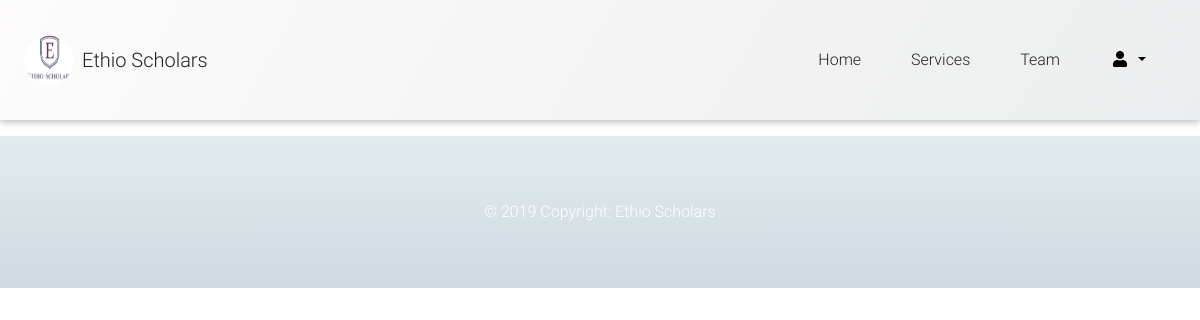
Page /MDB-Free_4.8.2/rateuser.php?id=33 on the earlier database version.
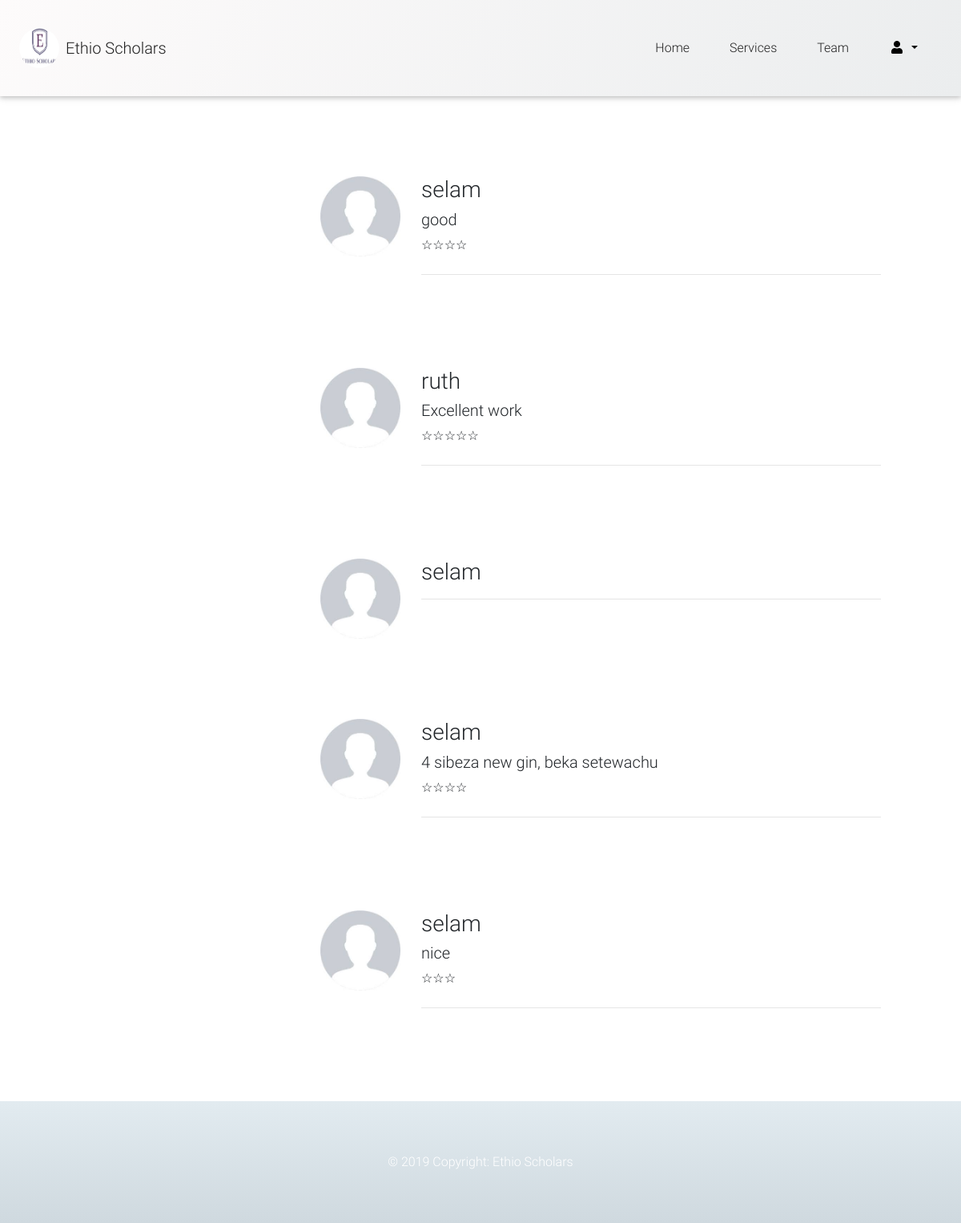
Same page on the later database version.
### tables this page shows
CREATE TABLE IF NOT EXISTS `rating` (
  `ratingid` int(11) NOT NULL AUTO_INCREMENT,
  `accId` int(10) NOT NULL,
  `paperId` int(10) NOT NULL,
  `feedback` varchar(50) NOT NULL,
  `ratingnumber` varchar(30) NOT NULL,
  `username` varchar(50) NOT NULL,
  PRIMARY KEY (`ratingid`),
  KEY `accId` (`accId`),
  KEY `paperId` (`paperId`)
);

### MDB-Free_4.8.2/rateuser.php (the view, shortened to what this page needs)
        <?php
          $active = "reserches";
           include_once './template/header.php';
        ?>
<?php
include ('../controller/db.php');
  if(isset($_GET['id'])){
 $paperId=$_GET['id'];
$sql= "SELECT * FROM rating where paperId='".$paperId."'";
$res= mysqli_query($con,$sql);
  }
?>
<?php
while ($row = mysqli_fetch_array($res)){
       $username=$row['5'];
         $feedback=$row['3'];
          $ratingnumber=$row['4'];
?>
        <?php
echo '
    <div class="media" style="margin:100px; margin-left:400px;">
     <img class="d-flex mr-3" width="100px" height="100px;"   src="images.jpg" alt="Generic placeholder image">
   <div class="media-body" style="margin-left:10px;">';
    echo '<h3> '.$username.'</h5>';
          echo '<h5>  '.$feedback.'</h5>';
          for($a=0;$a<$ratingnumber;$a++){
          echo '<label for="5">☆</label>';
      }
        echo '<hr>';
 echo' </div>
</div>
';
     }
?>
 <?php
       include_once './template/footer.php';
        ?>

### MDB-Free_4.8.2/template/header.php (shortened to what this page needs)
<!DOCTYPE html>
<html>
    <head>
         <link rel="stylesheet" href="https://use.fontawesome.com/releases/v5.8.2/css/all.css">
        <link href="css/bootstrap.min.css" rel="stylesheet">
        <link href="css/mdb.min.css" rel="stylesheet">
        <link href="css/style.css" rel="stylesheet">
    </head>
    <body>
            <nav class="mb-1 navbar navbar-expand-lg navbar-light cloudy-knoxville-gradient px-4">
                <img src="./logo.PNG" height="40" class="d-inline-block align-top mr-2 logo-img"
                  alt="mdb logo">
                <a class="navbar-brand text-dark" href="#">Ethio Scholars</a>
              <div class="collapse navbar-collapse text-dark" id="navbarSupportedContent-333">
                <ul class="navbar-nav ml-auto">
                   <li class="nav-item <?php if($active=="home") echo "active"?>">
                      <a class="nav-link text-dark" href="home">Home
                      </a>
                  </li>
                  <li class="nav-item <?php if($active=="services") echo "active"?>">
                      <a class="nav-link text-dark" href="service.php">Services</a>
                  </li>
                  <li class="nav-item <?php if($active=="team") echo "active"?>">
                      <a class="nav-link text-dark" href="team.php">Team</a>
                  </li>
                  <li class="nav-item dropdown">
                    <a class="nav-link dropdown-toggle" id="navbarDropdownMenuLink-333" data-toggle="dropdown"
                      aria-haspopup="true" aria-expanded="false">
                       <i class="fas fa-user"></i>
                    </a>
                  </li>
                </ul>
              </div>
            </nav>

### MDB-Free_4.8.2/template/footer.php (shortened to what this page needs)
<footer class="white-text py-5 mt-3 heavy-rain-gradient">
  <div class="footer-copyright text-center lighten-5 py-3" height="100%" width="100%">© 2019 Copyright:
      <a href="../MDB-Free_4.8.2/home.php" class="white-text"> Ethio Scholars</a>
  </div>
</footer>
    </body>
</html>

### MDB-Free_4.8.2/template/header.php (style rules this page uses)
body { background-color: white; }
.navbar { padding-top: 35px; padding-bottom:35px; }
.navbar .nav-item { margin-right: 10px; color: black; }
.navbar .nav-link { padding-right:20px !important; padding-left: 20px !important; color: black; }
.logo-img { width: 50px; height: 50px; border-radius: 100%; }

Differences in the rows shown:
added rating: username "selam", feedback "good", ratingnumber "4" (drawn)
added rating: username "ruth", feedback "Excellent work", ratingnumber "5" (drawn)
added rating: username "selam"
added rating: username "selam", feedback "4 sibeza new gin, beka setewachu", ratingnumber "4" (drawn)
added rating: username "selam", feedback "nice", ratingnumber "3" (drawn)
